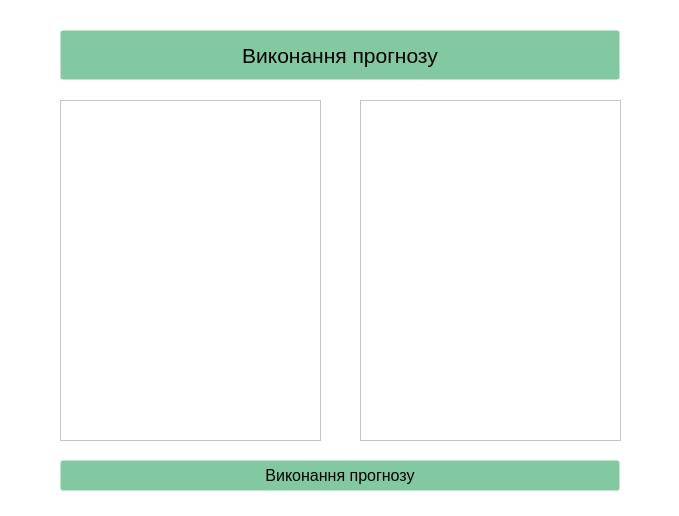
<?xml version="1.0" encoding="UTF-8"?>
<ui version="4.0">
 <class>Prognosis</class>
 <widget class="QDialog" name="Prognosis">
  <property name="geometry">
   <rect>
    <x>0</x>
    <y>0</y>
    <width>679</width>
    <height>516</height>
   </rect>
  </property>
  <property name="windowTitle">
   <string>Prognosis</string>
  </property>
  <property name="styleSheet">
   <string notr="true">QWidget {background: white}
QVBoxLayout{border: 1px; border-color: black}
QPushButton{
display: inline-block;
  margin-bottom: 0;
  text-align: center;
  text-transform: uppercase;
  vertical-align: middle;
  cursor: pointer;
  background-image: none;
  whitespace: nowrap;
  padding: 6px 12px;
  font-size: 1.4rem;
  border-radius: 3px;
  border: 1px solid transparent;
  text-decoration: none;
  user-select: none;
background: #82c8a0;
}
QLabel{
color:#82c8a0;
}
[accessibleName=&quot;prognoseButton&quot;]:hover{
    text-decoration: none;
    color: #fff;
  }
[accessibleName=&quot;prognoseButton&quot;]:pressed{
border-style: outset;
border-width: 2px;
border-radius: 10px;
border-color: beige;
font: 12pt;
min-width: 8em;
padding: 0px
}
</string>
  </property>
  <widget class="QPushButton" name="prognostic">
   <property name="geometry">
    <rect>
     <x>60</x>
     <y>30</y>
     <width>560</width>
     <height>50</height>
    </rect>
   </property>
   <property name="font">
    <font>
     <pointsize>16</pointsize>
     <underline>false</underline>
     <strikeout>false</strikeout>
    </font>
   </property>
   <property name="accessibleName">
    <string>prognostic</string>
   </property>
   <property name="text">
    <string>Виконання прогнозу</string>
   </property>
  </widget>
  <widget class="QPushButton" name="prognoseButton">
   <property name="geometry">
    <rect>
     <x>60</x>
     <y>460</y>
     <width>560</width>
     <height>31</height>
    </rect>
   </property>
   <property name="font">
    <font>
     <pointsize>12</pointsize>
     <underline>false</underline>
     <strikeout>false</strikeout>
    </font>
   </property>
   <property name="accessibleName">
    <string>prognoseButton</string>
   </property>
   <property name="text">
    <string>Виконання прогнозу</string>
   </property>
  </widget>
  <widget class="QTableWidget" name="tableApps">
   <property name="geometry">
    <rect>
     <x>60</x>
     <y>100</y>
     <width>261</width>
     <height>341</height>
    </rect>
   </property>
  </widget>
  <widget class="QTableWidget" name="tableOptions">
   <property name="geometry">
    <rect>
     <x>360</x>
     <y>100</y>
     <width>261</width>
     <height>341</height>
    </rect>
   </property>
  </widget>
 </widget>
 <resources/>
 <connections/>
</ui>
